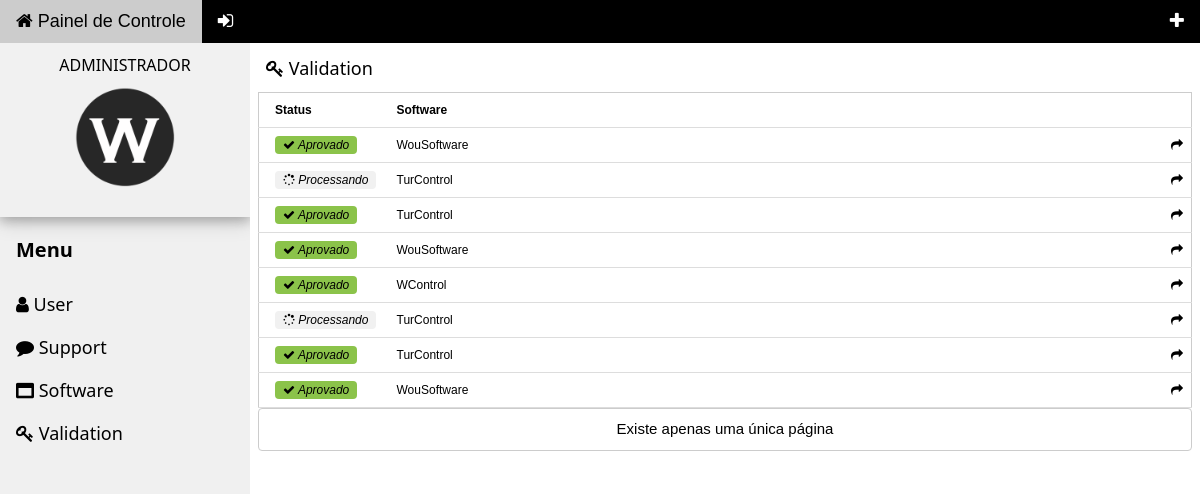
The page /system/admin/validation/ (signed in) on the database its author committed.
### tables this page shows
CREATE TABLE IF NOT EXISTS `desktop_validation` (
`id_desktop_validation` int(11) NOT NULL,
  `id_desktop_software` int(11) NOT NULL,
  `id_system_user` int(11) NOT NULL,
  `desktop_validation_serial` varchar(100) DEFAULT NULL,
  `desktop_validation_status` varchar(45) DEFAULT NULL,
  `desktop_validation_activation` varchar(45) DEFAULT NULL,
  `desktop_validation_	transaction` varchar(100) DEFAULT NULL,
  `desktop_validation_datetime` datetime DEFAULT NULL,
  `desktop_validation_system` varchar(100) DEFAULT NULL,
  `desktop_validation_systemtype` varchar(45) DEFAULT NULL,
  `desktop_validation_username` varchar(45) DEFAULT NULL,
  `desktop_validation_version` varchar(45) DEFAULT NULL,
  `desktop_validation_ip` varchar(45) DEFAULT NULL,
  `desktop_validation_processor` varchar(45) DEFAULT NULL,
  `desktop_validation_rammemory` varchar(45) DEFAULT NULL
);

CREATE TABLE IF NOT EXISTS `desktop_software` (
`id_desktop_software` int(11) NOT NULL,
  `desktop_software_attribute` varchar(45) DEFAULT NULL,
  `desktop_software_description` varchar(45) DEFAULT NULL,
  `desktop_software_status` varchar(45) DEFAULT NULL,
  `desktop_software_version` varchar(45) DEFAULT NULL,
  `desktop_software_message` varchar(45) DEFAULT NULL,
  `desktop_software_link` varchar(45) DEFAULT NULL,
  `desktop_software_value` varchar(45) DEFAULT NULL
);

### system/admin/validation/index.php (the view, shortened to what this page needs)
<?php
	$sql_res=mysql_query("SELECT * FROM desktop_validation");
	$contador=mysql_num_rows($sql_res);
	if(empty($_GET['pag'])){
		$pag=1;
	}else{
		$pag = "$_GET[pag]";}
	if($pag >= '1'){
 		$pag = $pag;
	}else{
		$pag = '1';
	}
	$maximo=10;
	$inicio = ($pag * $maximo) - $maximo;
	$paginas=ceil($contador/$maximo);
?>
<!DOCTYPE html>
<html>
<head>
<link rel="stylesheet" href="../../../layout/w3css/4/w3.css">
<link rel="stylesheet" href="../../../layout/lib/w3-theme-black.css">
<link rel="stylesheet" href="../../../layout/css/font-awesome.min.css">
</head>
<body>
<div class="w3-top">
  <div class="w3-bar w3-theme w3-top w3-left-align w3-large">
     <a href="../../admin/" class="w3-bar-item w3-button"><i class="fa fa-home"></i> Painel de Controle </a>
	 <a href="../../logout.php" class="w3-bar-item w3-button"><i class="fa fa-sign-in"></i></a>
	 <a href="../validation/new-form.php" class="w3-bar-item w3-button w3-right"><i class="fa fa-plus"></i></a>
  </div>
</div>
<nav class="w3-sidebar w3-bar-block w3-collapse w3-large w3-theme-l5 w3-animate-left" style="z-index:3;width:250px;margin-top:43px;" id="mySidebar">
   <div class="w3-card-4" style="width:100%">
    <header class="w3-container w3-light-grey">
	   <center><i class="glyphicon glyphicon-user"></i><h6><?php echo $_SESSION['system_user_name']; ?> </h6></center>
<center><img src="../../../layout/images/WouSoftware.png" alt="Avatar" style="width:100px"></center>
    </header>
	<br/>
  </div>
  <h4 class="w3-bar-item"><b>Menu</b></h4>
<h5><a class="w3-bar-item w3-button w3-hover-black" href="../user/"><i class="fa fa-user"></i>  User</a>
	<a class="w3-bar-item w3-button w3-hover-black" href="../support/"><i class="fa fa-comment"></i>  Support</a>
	<a class="w3-bar-item w3-button w3-hover-black" href="../software/"><i class="fa fa-window-maximize"></i>  Software</a>
	<a class="w3-bar-item w3-button w3-hover-black" href="../validation/"><i class="fa fa-key"></i>  Validation</a></h5>
</nav>
<div class="w3-main" style="margin-left:250px">
  <div class="w3-row">
	<header class="w3-container" style="padding-top:45px">
    <h5><i class="fa fa-key"></i>  Validation</h5>
	</header>
  <div class="w3-row-padding w3-margin-bottom">
		<table class="w3-table w3-small w3-bordered w3-responsive w3-border">
			<tr>
				<td width="130" align='left'><b>Status</b></td>
				<td><b>Software</b></td>
				<td align='right' width="25"><b></b></td>
			</tr>
			<?php
				$sql="SELECT * FROM desktop_validation A inner join desktop_software B on A.id_desktop_software = B.id_desktop_software ORDER BY id_desktop_validation DESC LIMIT $inicio, $maximo";
				$resultados = mysql_query($sql)
				or die (mysql_error());
				while ($res=mysql_fetch_array($resultados)) {
				$id = $res[id_desktop_validation];
				$software = $res[desktop_software_attribute];
				$status = $res[desktop_validation_status];
			?>
			<tr>
				<td><?php if($status == "TRUE"){ echo "<span class='w3-tag w3-light-green w3-round'><i><i class='fa fa-check'></i>  Aprovado</i></span>";}else echo "<span class='w3-tag w3-light-grey w3-round'><i><i class='fa fa-spinner'></i>  Processando</i></span>";?></td>
				<td><?php echo $software ?></td>
				<td>
<?php echo "<a href='../validation/profile-form.php?id=".($id)."'><i class='fa fa-share'></i></a>
"?>
				</td>
			</tr>
			<?php } ?>
		</table >
		<table class="w3-bar w3-border w3-round w3-center">
			<tr>
			<?php
				if($contador<=$maximo){
					echo "<td><a class='w3-center'>Existe apenas uma única página</a></td>";
				}
				else{
					for($i=1;$i<=$paginas;$i++){
						if($pag==$i){
						}else{
						}
					}
				}
			?>
		</tr>
		</table>
  </div>
  </div>
</div>
</body>
</html>

### layout/w3css/4/w3.css (style rules this page uses)
*,*:before,*:after { box-sizing:inherit }
html { -ms-text-size-adjust:100%;-webkit-text-size-adjust:100% }
body { margin:0 }
article,aside,details,figcaption,figure,footer,header,main,menu,nav,section,summary { display:block }
a { background-color:transparent;-webkit-text-decoration-skip:objects }
img { border-style:none }
html,body { font-family:Verdana,sans-serif;font-size:15px;line-height:1.5 }
html { overflow-x:hidden }
h4 { font-size:20px }
h5 { font-size:18px }
h6 { font-size:16px }
h1,h2,h3,h4,h5,h6 { font-family:"Segoe UI",Arial,sans-serif;font-weight:400;margin:10px 0 }
img { margin-bottom:-5px }
a { color:inherit }
.w3-table,.w3-table-all { border-collapse:collapse;border-spacing:0;width:100%;display:table }
.w3-bordered tr,.w3-table-all tr { border-bottom:1px solid #ddd }
.w3-table td,.w3-table th,.w3-table-all td,.w3-table-all th { padding:8px 8px;display:table-cell;text-align:left;vertical-align:top }
.w3-table th:first-child,.w3-table td:first-child,.w3-table-all th:first-child,.w3-table-all td:first-child { padding-left:16px }
.w3-btn,.w3-button { border:none;display:inline-block;outline:0;padding:8px 16px;vertical-align:middle;overflow:hidden;text-decoration:none;color:inherit;background-color:inherit;text-align:center;cursor:pointer;white-space:nowrap }
.w3-btn,.w3-button { -webkit-touch-callout:none;-webkit-user-select:none;-khtml-user-select:none;-moz-user-select:none;-ms-user-select:none;user-select:none }
.w3-badge,.w3-tag { background-color:#000;color:#fff;display:inline-block;padding-left:8px;padding-right:8px;text-align:center }
.w3-sidebar { height:100%;width:200px;background-color:#fff;position:fixed!important;z-index:1;overflow:auto }
.w3-main,#main { transition:margin-left .4s }
.w3-bar { width:100%;overflow:hidden }
.w3-bar .w3-bar-item { padding:8px 16px;float:left;width:auto;border:none;outline:none;display:block }
.w3-bar .w3-button { white-space:normal }
.w3-bar-block .w3-bar-item { width:100%;display:block;padding:8px 16px;text-align:left;border:none;outline:none;white-space:normal;float:none }
.w3-responsive { overflow-x:auto }
.w3-container:after,.w3-container:before,.w3-panel:after,.w3-panel:before,.w3-row:after,.w3-row:before,.w3-row-padding:after,.w3-row-padding:before, .w3-cell-row:before,.w3-cell-row:after,.w3-clear:after,.w3-clear:before,.w3-bar:before,.w3-bar:after { content:"";display:table;clear:both }
@media (min-width:993px) { .w3-sidebar.w3-collapse { display:block!important } }
.w3-top,.w3-bottom { position:fixed;width:100%;z-index:1 }
.w3-top { top:0 }
.w3-round,.w3-round-medium { border-radius:4px }
.w3-row-padding,.w3-row-padding>.w3-half,.w3-row-padding>.w3-third,.w3-row-padding>.w3-twothird,.w3-row-padding>.w3-threequarter,.w3-row-padding>.w3-quarter,.w3-row-padding>.w3-col { padding:0 8px }
.w3-container,.w3-panel { padding:0.01em 16px }
.w3-card-4,.w3-hover-shadow:hover { box-shadow:0 4px 10px 0 rgba(0,0,0,0.2),0 4px 20px 0 rgba(0,0,0,0.19) }
.w3-animate-left { position:relative;animation:animateleft 0.4s }
.w3-small { font-size:12px!important }
.w3-large { font-size:18px!important }
.w3-left-align { text-align:left!important }
.w3-center { text-align:center!important }
.w3-border { border:1px solid #ccc!important }
.w3-margin-bottom { margin-bottom:16px!important }
.w3-right { float:right!important }
.w3-light-green,.w3-hover-light-green:hover { color:#000!important;background-color:#8bc34a!important }
.w3-light-grey,.w3-hover-light-grey:hover,.w3-light-gray,.w3-hover-light-gray:hover { color:#000!important;background-color:#f1f1f1!important }

### system/admin/validation/index.php (style rules this page uses)
img { max-width:100%;height:auto; }

### rows shown on the page
desktop_validation: desktop_validation_status "TRUE" (drawn), id_desktop_software.desktop_software_attribute "WouSoftware"
desktop_validation: desktop_validation_status "FALSE" (drawn), id_desktop_software.desktop_software_attribute "TurControl"
desktop_validation: desktop_validation_status "TRUE" (drawn), id_desktop_software.desktop_software_attribute "TurControl"
desktop_validation: desktop_validation_status "TRUE" (drawn), id_desktop_software.desktop_software_attribute "WouSoftware"
desktop_validation: desktop_validation_status "TRUE" (drawn), id_desktop_software.desktop_software_attribute "WControl"
desktop_validation: desktop_validation_status "FALSE" (drawn), id_desktop_software.desktop_software_attribute "TurControl"
desktop_validation: desktop_validation_status "TRUE" (drawn), id_desktop_software.desktop_software_attribute "TurControl"
desktop_validation: desktop_validation_status "TRUE" (drawn), id_desktop_software.desktop_software_attribute "WouSoftware"

### other values the page prints
$_SESSION['system_user_name'] "ADMINISTRADOR"
